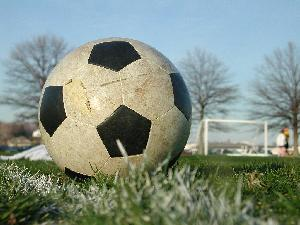
#> input picture train/Soccer_Ball/image_0012.jpg, 300 x 225 px; its folder holds 3 pictures in this run
$ python bagOfWords.py
#> lines starting #> are read from the running program, lines starting #| are printed output that depends on the picture; pictures that were not available may be replaced by others from this repository, and a replacement may not be noted
import cv2
import numpy as np
import os
import matplotlib.pyplot as plt
from sklearn.metrics import accuracy_score
from scipy.cluster.vq import kmeans,vq
from sklearn.preprocessing import StandardScaler
from sklearn.svm import LinearSVC


def showHist(orb,TrainImPath):
    for i in [1,24,35,55]:
        im = cv2.imread(TrainImPath[i])
#> im is the input picture: shape (225, 300, 3); mean B, G, R 132.2, 143.6, 130.2
        kp = orb.detect(im, None)
#> kp = 418 keypoints; strongest (x, y, size): (50, 134, 31), (60, 86, 31), (89, 61, 31), (50, 136, 31)
        kp, des = orb.compute(im, kp)
        print("please wait while we compute a sample keypoint description...")
        print("The program will proceed after the image tab is closed.")
        img = draw_keypoints(im, kp,i)

def dataset_creation(directoryString, TestorTrain):
    imPath = []
    imClass = []

    for training_name in TestorTrain:
        directory = os.path.join(directoryString, training_name)
        Cpath = file_list_func(directory)
        imPath += Cpath
    # print(len(TestorTrain))

    lenImpath = len(imPath)
    lenTestorTrain = len(TestorTrain)
    for i in range(0, lenTestorTrain):
        imClass += [i] * (lenImpath // lenTestorTrain)

    D = []

    for i in range(lenImpath):
        D.append((imPath[i], imClass[i]))

    return D, imPath, imClass


def file_list_func(path):
    return (os.path.join(path, f) for f in os.listdir(path))


def draw_keypoints(vis, keypoints,i, color = (0, 255, 255)):
#> called with i = 1, color = (0, 255, 255)
    for kp in keypoints:
            x, y = kp.pt
            plt.imshow(cv2.circle(vis, (int(x), int(y)), 2, color))
#> this loop made 418 passes
#> (kp, x, y) on passes 1 to 3: (keypoint at (85, 190), size 31, 85, 190), (keypoint at (58, 178), size 31, 58, 178), (keypoint at (50, 178), size 31, 50, 178)
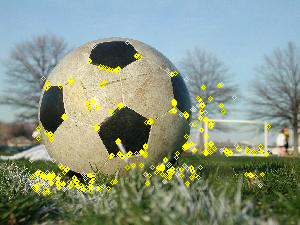
#> vis: shape (225, 300, 3); mean B, G, R 128.6, 148.7, 135.3
    plt.title('keypoints detected')
    plt.show()
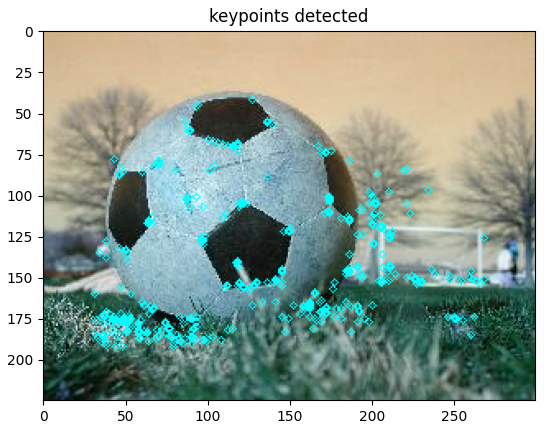
#> figure drawn by matplotlib, 1 panel; B, G, R data is drawn as R, G, B
    plt.hist(vis.ravel(),256,[0,256])
            # show the plotting graph of an image
    # plt.plot(histr)
    plt.title('histogram')
    plt.show()
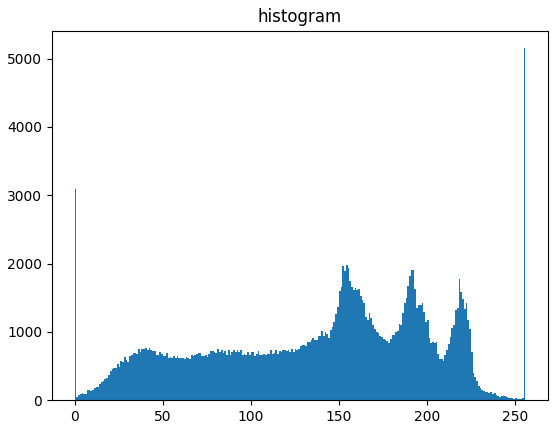
#> figure drawn by matplotlib, 1 panel; tallest bar 5153 high, from x = 255 to 256


Training = os.listdir('train')
Testing = os.listdir('test')


train, TrainImPath, TrainImClass = dataset_creation("train",Training)
test, TestImPath, TestImClass = dataset_creation("test",Testing)

image_paths, y_train = zip(*train)
image_paths_test, y_test = zip(*test)

des_list = []

orb = cv2.ORB_create()
# print(TrainImPath)

#> (the run stopped early here; a loop or call above may not have finished)
